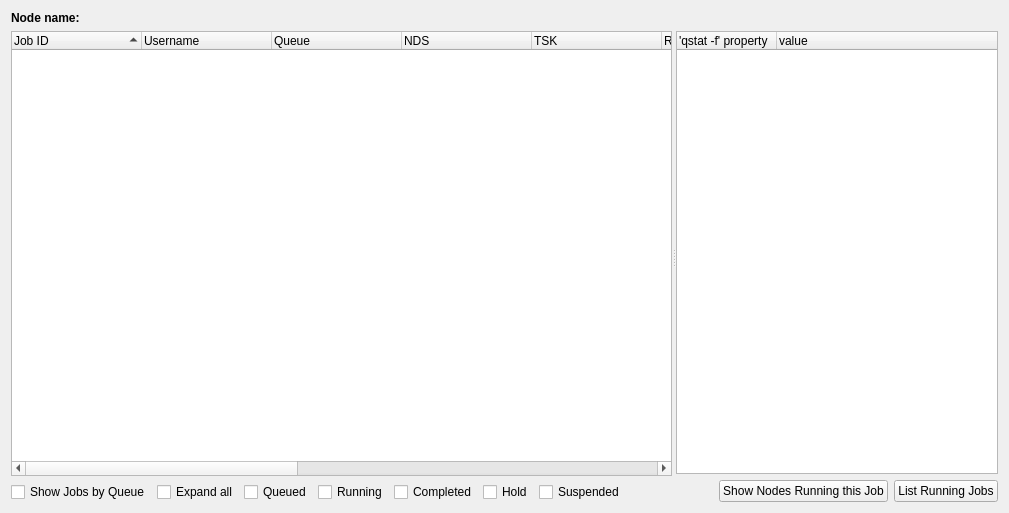
<?xml version="1.0" encoding="UTF-8"?>
<ui version="4.0">
 <class>QstatTab</class>
 <widget class="QWidget" name="QstatTab">
  <property name="geometry">
   <rect>
    <x>0</x>
    <y>0</y>
    <width>1009</width>
    <height>513</height>
   </rect>
  </property>
  <property name="windowTitle">
   <string>Form</string>
  </property>
  <layout class="QVBoxLayout" name="verticalLayout_3">
   <item>
    <widget class="QSplitter" name="splitter">
     <property name="orientation">
      <enum>Qt::Horizontal</enum>
     </property>
     <widget class="QWidget" name="layoutWidget">
      <layout class="QVBoxLayout" name="verticalLayout_2">
       <item>
        <widget class="QLabel" name="label_Title_NodeName">
         <property name="font">
          <font>
           <weight>75</weight>
           <bold>true</bold>
          </font>
         </property>
         <property name="text">
          <string>Node name:</string>
         </property>
        </widget>
       </item>
       <item>
        <widget class="QTreeWidget" name="treeWidget_Jobs">
         <property name="alternatingRowColors">
          <bool>true</bool>
         </property>
         <property name="selectionMode">
          <enum>QAbstractItemView::ExtendedSelection</enum>
         </property>
         <property name="uniformRowHeights">
          <bool>true</bool>
         </property>
         <property name="sortingEnabled">
          <bool>true</bool>
         </property>
         <attribute name="headerDefaultSectionSize">
          <number>130</number>
         </attribute>
         <attribute name="headerHighlightSections">
          <bool>true</bool>
         </attribute>
         <attribute name="headerShowSortIndicator" stdset="0">
          <bool>true</bool>
         </attribute>
         <attribute name="headerStretchLastSection">
          <bool>false</bool>
         </attribute>
         <column>
          <property name="text">
           <string>Job ID</string>
          </property>
         </column>
         <column>
          <property name="text">
           <string>Username</string>
          </property>
         </column>
         <column>
          <property name="text">
           <string>Queue</string>
          </property>
         </column>
         <column>
          <property name="text">
           <string>NDS</string>
          </property>
         </column>
         <column>
          <property name="text">
           <string>TSK</string>
          </property>
         </column>
         <column>
          <property name="text">
           <string>Req'd Memory</string>
          </property>
         </column>
         <column>
          <property name="text">
           <string>Req'd Time</string>
          </property>
         </column>
         <column>
          <property name="text">
           <string>State</string>
          </property>
         </column>
         <column>
          <property name="text">
           <string>Elapsed Time</string>
          </property>
         </column>
         <column>
          <property name="text">
           <string>BIG</string>
          </property>
         </column>
         <column>
          <property name="text">
           <string>FAST</string>
          </property>
         </column>
         <column>
          <property name="text">
           <string>PFS</string>
          </property>
         </column>
        </widget>
       </item>
       <item>
        <layout class="QHBoxLayout" name="horizontalLayout_2">
         <item>
          <widget class="QCheckBox" name="checkBox_ShowJobsByQueue">
           <property name="text">
            <string>Show Jobs by Queue</string>
           </property>
          </widget>
         </item>
         <item>
          <widget class="QCheckBox" name="checkBox_ExpandAll">
           <property name="text">
            <string>Expand all</string>
           </property>
          </widget>
         </item>
         <item>
          <widget class="QCheckBox" name="checkBox_Queued">
           <property name="text">
            <string>Queued</string>
           </property>
          </widget>
         </item>
         <item>
          <widget class="QCheckBox" name="checkBox_Running">
           <property name="text">
            <string>Running</string>
           </property>
          </widget>
         </item>
         <item>
          <widget class="QCheckBox" name="checkBox_Completed">
           <property name="text">
            <string>Completed</string>
           </property>
          </widget>
         </item>
         <item>
          <widget class="QCheckBox" name="checkBox_Hold">
           <property name="text">
            <string>Hold</string>
           </property>
          </widget>
         </item>
         <item>
          <widget class="QCheckBox" name="checkBox_Suspended">
           <property name="text">
            <string>Suspended</string>
           </property>
          </widget>
         </item>
         <item>
          <spacer name="horizontalSpacer">
           <property name="orientation">
            <enum>Qt::Horizontal</enum>
           </property>
           <property name="sizeHint" stdset="0">
            <size>
             <width>40</width>
             <height>20</height>
            </size>
           </property>
          </spacer>
         </item>
        </layout>
       </item>
      </layout>
     </widget>
     <widget class="QWidget" name="layoutWidget">
      <layout class="QVBoxLayout" name="verticalLayout">
       <item>
        <widget class="QLabel" name="label_Title_JobInfo">
         <property name="font">
          <font>
           <weight>75</weight>
           <bold>true</bold>
          </font>
         </property>
         <property name="text">
          <string/>
         </property>
        </widget>
       </item>
       <item>
        <widget class="QTreeWidget" name="treeWidget_JobInfo">
         <column>
          <property name="text">
           <string>'qstat -f' property</string>
          </property>
         </column>
         <column>
          <property name="text">
           <string>value</string>
          </property>
         </column>
        </widget>
       </item>
       <item>
        <layout class="QHBoxLayout" name="horizontalLayout">
         <item>
          <spacer name="horizontalSpacer_2">
           <property name="orientation">
            <enum>Qt::Horizontal</enum>
           </property>
           <property name="sizeHint" stdset="0">
            <size>
             <width>40</width>
             <height>20</height>
            </size>
           </property>
          </spacer>
         </item>
         <item>
          <widget class="QPushButton" name="btnShowNodesRunningThisJob">
           <property name="text">
            <string>Show Nodes Running this Job</string>
           </property>
          </widget>
         </item>
         <item>
          <widget class="QPushButton" name="btnExecHost">
           <property name="text">
            <string>List Running Jobs</string>
           </property>
          </widget>
         </item>
        </layout>
       </item>
      </layout>
     </widget>
    </widget>
   </item>
  </layout>
  <action name="actionShow_Nodes_Job_Is_Running_On">
   <property name="text">
    <string>Show Nodes Running This Job</string>
   </property>
  </action>
  <action name="actionClear_Nodes_Job_Is_Running_On">
   <property name="text">
    <string>Clear Nodes Job Is Running On</string>
   </property>
  </action>
  <action name="actionDelete_job">
   <property name="text">
    <string>Delete job</string>
   </property>
  </action>
  <action name="actionRun_job">
   <property name="text">
    <string>Run job</string>
   </property>
  </action>
  <action name="actionPut_job_on_hold">
   <property name="text">
    <string>Put job on hold</string>
   </property>
  </action>
  <action name="actionRerun_job">
   <property name="text">
    <string>Rerun job</string>
   </property>
  </action>
  <action name="actionRelease_hold_on_job">
   <property name="text">
    <string>Release hold on job</string>
   </property>
  </action>
 </widget>
 <resources/>
 <connections/>
</ui>
